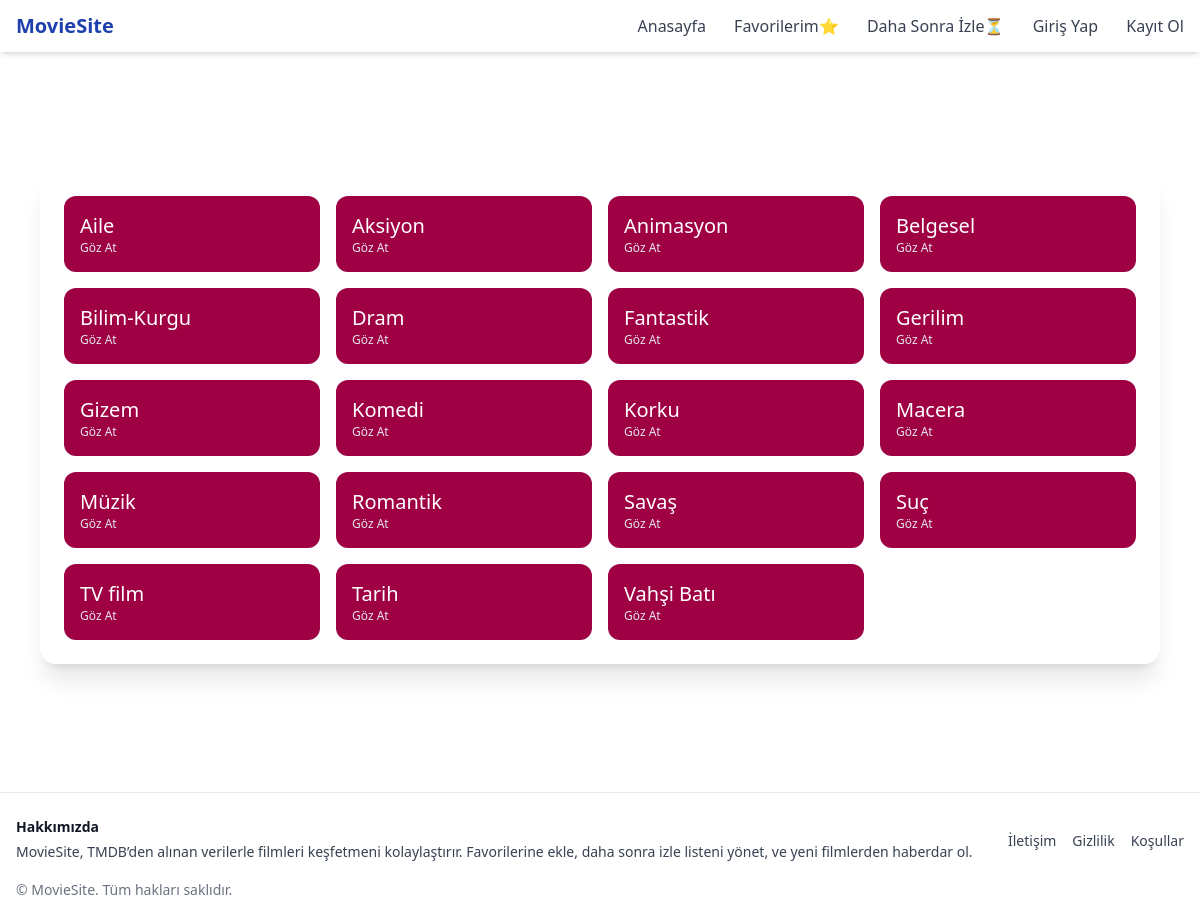
Page /categories/ on the committed database.
### categories/models.py (models this page shows, shortened)
class Category(models.Model):
    category_id = models.IntegerField(unique=True)  # TMDB'den gelen id
    name = models.CharField(max_length=100)

### categories/views.py (the view)
# urls.py: path('', views.category_list, name="categoriesPage"),
def category_list(request):
    categories = Category.objects.all().order_by("name")  # tüm kategorileri listele
    return render(request, "categories/category_list.html", {"categories": categories})

### templates/categories/category_list.html (shortened to what this page needs)
{% load static %}
<!DOCTYPE html>
<html lang="tr">
<head>
  <script src="https://cdn.tailwindcss.com"></script>
  <link href="{% static 'css/style.css' %}" rel="stylesheet">
</head>
<body class="text-gray-900 bg-custom min-h-screen flex flex-col">
<nav class="bg-white shadow-md">
  <div class="max-w-7xl mx-auto px-4 py-3 flex justify-between items-center">
    <a href="{% url 'takmaAdHomePage' %}" class="text-xl font-bold text-blue-800">MovieSite</a>
    <div class="space-x-6">
      <a href="{% url 'takmaAdHomePage' %}" class="text-gray-700 hover:text-blue-600 font-medium">Anasayfa</a>
      {% if user.is_authenticated %}
        <a href="{% url 'favorites_list' %}" class="text-gray-700 hover:text-blue-600 font-medium">Favorilerim⭐</a>
      {% else %}
        <a href="{% url 'login' %}" class="text-gray-700 hover:text-blue-600 font-medium">Favorilerim⭐</a>
      {% endif %}
      {% if user.is_authenticated %}
        <a href="{% url 'watchLater' %}" class="text-gray-700 hover:text-blue-600 font-medium">Daha Sonra İzle⏳</a>
      {% else %}
        <a href="{% url 'login' %}" class="text-gray-700 hover:text-blue-600 font-medium">Daha Sonra İzle⏳</a>
      {% endif %}
      {% if user.is_authenticated %}
        {% if user.is_superuser %}
          <a href="{% url 'account_page' %}" class="text-gray-700 hover:text-green-600 font-medium">Admin Hesap</a>
        {% else %}
            <a href="{% url 'account_page' %}" class="text-gray-700 hover:text-green-600 font-medium">Hesabım</a>
        {% endif %}
        <a href="{% url 'logout' %}" class="text-gray-700 hover:text-red-600 font-medium">Çıkış Yap</a>
      {% else %}
        <a href="{% url 'login' %}" class="text-gray-700 hover:text-blue-600 font-medium">Giriş Yap</a>
        <a href="{% url 'register' %}" class="text-gray-700 hover:text-blue-600 font-medium">Kayıt Ol</a>
      {% endif %}
    </div>
  </div>
</nav>
<main class="flex-1">
  <div class="max-w-6xl mx-auto px-4 py-8">
    <h1 class="text-5xl font-semibold mb-6 text-pink-800 text-white">Kategoriler</h1>
    <div class="max-w-7xl mx-auto mt-10 bg-white/80 backdrop-blur-md rounded-2xl shadow-xl p-6">
      {% if categories %}
      <div class="grid grid-cols-2 sm:grid-cols-3 md:grid-cols-4 gap-4">
          {% for cat in categories %}
              <a href="{% url 'categoriesDetailPage' cat.category_id %}"
                 class="block p-4 rounded-xl hover:shadow-lg transition text-white"
                 style="background-color: #9e0043;">
                  <div class="text-xl font-medium">{{ cat.name }}</div>
                  <div class="text-xs text-gray-200">Göz At</div>
              </a>
          {% endfor %}
      </div>
      {% else %}
        <p>Hiç kategori bulunamadı.</p>
      {% endif %}
    </div>
  </div>
  <br>
  <br>
  <br>
  <br>
</main>
<footer class="bg-white border-t">
  <div class="max-w-7xl mx-auto px-4 py-6 text-sm text-gray-700">
    <div class="flex flex-col md:flex-row md:items-center md:justify-between gap-4">
      <div>
        <h2 class="font-semibold text-gray-900">Hakkımızda</h2>
        <p class="mt-1 leading-relaxed">
          MovieSite, TMDB’den alınan verilerle filmleri keşfetmeni kolaylaştırır.
          Favorilerine ekle, daha sonra izle listeni yönet, ve yeni filmlerden haberdar ol.
        </p>
      </div>
      <div class="flex gap-4">
        <a href="#" class="hover:text-blue-600">İletişim</a>
        <a href="#" class="hover:text-blue-600">Gizlilik</a>
        <a href="#" class="hover:text-blue-600">Koşullar</a>
      </div>
    </div>
    <div class="mt-4 text-gray-500">
      © {{ now|date:"Y" }} MovieSite. Tüm hakları saklıdır.
    </div>
  </div>
</footer>
</body>
</html>

### static/css/style.css (style rules this page uses)
.bg-custom { background-image: url("../images/arka_plan.jpg"); background-size: cover; background-position: center; background-repeat: no-repeat; background-attachment: fixed; min-height: 100vh; }

### rows in the picture
Category: name "Aile"
Category: name "Aksiyon"
Category: name "Animasyon"
Category: name "Belgesel"
Category: name "Bilim-Kurgu"
Category: name "Dram"
Category: name "Fantastik"
Category: name "Gerilim"
Category: name "Gizem"
Category: name "Komedi"
Category: name "Korku"
Category: name "Macera"
Category: name "Müzik"
Category: name "Romantik"
Category: name "Savaş"
Category: name "Suç"
Category: name "TV film"
Category: name "Tarih"
Category: name "Vahşi Batı"
